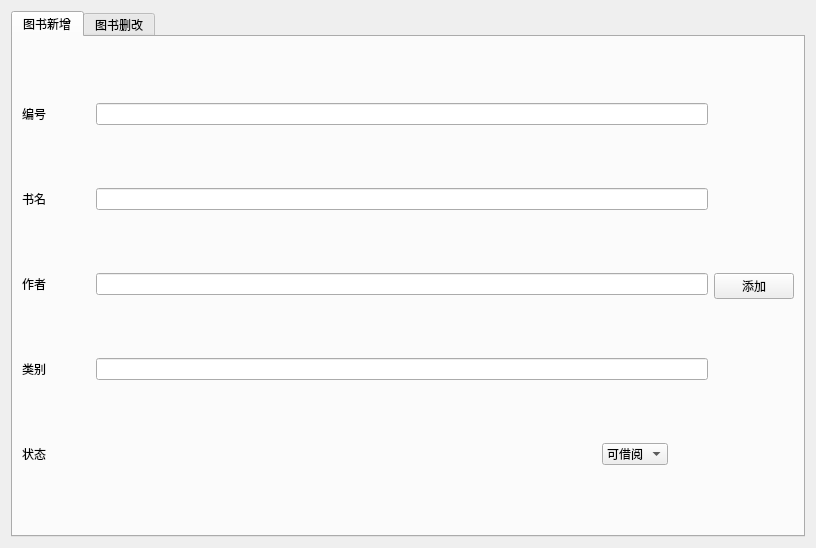
<?xml version="1.0" encoding="UTF-8"?>
<ui version="4.0">
 <class>Form</class>
 <widget class="QWidget" name="Form">
  <property name="geometry">
   <rect>
    <x>0</x>
    <y>0</y>
    <width>816</width>
    <height>548</height>
   </rect>
  </property>
  <property name="windowTitle">
   <string>Form</string>
  </property>
  <property name="styleSheet">
   <string notr="true">font: 9pt &quot;Gill Sans MT&quot;;
</string>
  </property>
  <layout class="QHBoxLayout" name="horizontalLayout_5">
   <item>
    <widget class="QTabWidget" name="tabWidget">
     <property name="tabPosition">
      <enum>QTabWidget::TabPosition::North</enum>
     </property>
     <property name="tabShape">
      <enum>QTabWidget::TabShape::Rounded</enum>
     </property>
     <property name="currentIndex">
      <number>0</number>
     </property>
     <property name="iconSize">
      <size>
       <width>20</width>
       <height>20</height>
      </size>
     </property>
     <widget class="QWidget" name="insertTab">
      <attribute name="title">
       <string>图书新增</string>
      </attribute>
      <layout class="QHBoxLayout" name="horizontalLayout_21">
       <item>
        <layout class="QVBoxLayout" name="verticalLayout_4">
         <item>
          <layout class="QHBoxLayout" name="horizontalLayout_16" stretch="1,9">
           <item>
            <widget class="QLabel" name="label_14">
             <property name="text">
              <string>编号</string>
             </property>
            </widget>
           </item>
           <item>
            <widget class="QLineEdit" name="bookidEdit"/>
           </item>
          </layout>
         </item>
         <item>
          <layout class="QHBoxLayout" name="horizontalLayout_17" stretch="1,9">
           <item>
            <widget class="QLabel" name="label_15">
             <property name="text">
              <string>书名</string>
             </property>
            </widget>
           </item>
           <item>
            <widget class="QLineEdit" name="titleEdit"/>
           </item>
          </layout>
         </item>
         <item>
          <layout class="QHBoxLayout" name="horizontalLayout_18" stretch="1,9">
           <item>
            <widget class="QLabel" name="label_16">
             <property name="text">
              <string>作者</string>
             </property>
            </widget>
           </item>
           <item>
            <widget class="QLineEdit" name="authorEdit"/>
           </item>
          </layout>
         </item>
         <item>
          <layout class="QHBoxLayout" name="horizontalLayout_19" stretch="1,9">
           <item>
            <widget class="QLabel" name="label_17">
             <property name="text">
              <string>类别</string>
             </property>
            </widget>
           </item>
           <item>
            <widget class="QLineEdit" name="categoryEdit"/>
           </item>
          </layout>
         </item>
         <item>
          <layout class="QHBoxLayout" name="horizontalLayout_20" stretch="1,0,0">
           <item>
            <widget class="QLabel" name="label_18">
             <property name="text">
              <string>状态</string>
             </property>
            </widget>
           </item>
           <item>
            <widget class="QComboBox" name="state_comboBox">
             <item>
              <property name="text">
               <string>可借阅</string>
              </property>
             </item>
             <item>
              <property name="text">
               <string>借阅中</string>
              </property>
             </item>
            </widget>
           </item>
           <item>
            <spacer name="horizontalSpacer_5">
             <property name="orientation">
              <enum>Qt::Orientation::Horizontal</enum>
             </property>
             <property name="sizeHint" stdset="0">
              <size>
               <width>40</width>
               <height>20</height>
              </size>
             </property>
            </spacer>
           </item>
          </layout>
         </item>
        </layout>
       </item>
       <item>
        <widget class="QPushButton" name="insertButton">
         <property name="text">
          <string>添加</string>
         </property>
        </widget>
       </item>
      </layout>
     </widget>
     <widget class="QWidget" name="selectTab">
      <attribute name="title">
       <string>图书删改</string>
      </attribute>
      <layout class="QVBoxLayout" name="verticalLayout_2">
       <item>
        <layout class="QHBoxLayout" name="horizontalLayout" stretch="1,1,8">
         <property name="leftMargin">
          <number>0</number>
         </property>
         <item>
          <widget class="QLabel" name="label">
           <property name="text">
            <string>查询属性</string>
           </property>
          </widget>
         </item>
         <item>
          <widget class="QComboBox" name="attribute_comboBox">
           <item>
            <property name="text">
             <string>编号</string>
            </property>
           </item>
           <item>
            <property name="text">
             <string>书名</string>
            </property>
           </item>
           <item>
            <property name="text">
             <string>作者</string>
            </property>
           </item>
           <item>
            <property name="text">
             <string>类别</string>
            </property>
           </item>
           <item>
            <property name="text">
             <string>状态</string>
            </property>
           </item>
          </widget>
         </item>
         <item>
          <spacer name="horizontalSpacer">
           <property name="orientation">
            <enum>Qt::Orientation::Horizontal</enum>
           </property>
           <property name="sizeHint" stdset="0">
            <size>
             <width>40</width>
             <height>20</height>
            </size>
           </property>
          </spacer>
         </item>
        </layout>
       </item>
       <item>
        <layout class="QHBoxLayout" name="horizontalLayout_2" stretch="1,8,1">
         <item>
          <widget class="QLabel" name="label_2">
           <property name="text">
            <string>查询内容</string>
           </property>
          </widget>
         </item>
         <item>
          <widget class="QLineEdit" name="searchEdit"/>
         </item>
         <item>
          <widget class="QPushButton" name="selectButton">
           <property name="text">
            <string>查询</string>
           </property>
          </widget>
         </item>
        </layout>
       </item>
       <item>
        <layout class="QHBoxLayout" name="horizontalLayout_3" stretch="1,9">
         <item>
          <widget class="QLabel" name="label_3">
           <property name="text">
            <string>查询结果</string>
           </property>
          </widget>
         </item>
         <item>
          <widget class="QTableWidget" name="table">
           <column>
            <property name="text">
             <string>编号</string>
            </property>
           </column>
           <column>
            <property name="text">
             <string>书名</string>
            </property>
           </column>
           <column>
            <property name="text">
             <string>作者</string>
            </property>
           </column>
           <column>
            <property name="text">
             <string>类别</string>
            </property>
           </column>
           <column>
            <property name="text">
             <string>状态</string>
            </property>
           </column>
           <column>
            <property name="text">
             <string>是否删除</string>
            </property>
           </column>
           <column>
            <property name="text">
             <string>选中修改</string>
            </property>
           </column>
          </widget>
         </item>
        </layout>
       </item>
       <item>
        <widget class="QGroupBox" name="groupBox">
         <property name="title">
          <string>修改信息</string>
         </property>
         <layout class="QVBoxLayout" name="verticalLayout">
          <item>
           <layout class="QHBoxLayout" name="horizontalLayout_8" stretch="1,1,8">
            <property name="leftMargin">
             <number>0</number>
            </property>
            <item>
             <widget class="QLabel" name="label_4">
              <property name="text">
               <string>修改属性</string>
              </property>
             </widget>
            </item>
            <item>
             <widget class="QComboBox" name="updateNewcomboBox">
              <item>
               <property name="text">
                <string>编号</string>
               </property>
              </item>
              <item>
               <property name="text">
                <string>书名</string>
               </property>
              </item>
              <item>
               <property name="text">
                <string>作者</string>
               </property>
              </item>
              <item>
               <property name="text">
                <string>类别</string>
               </property>
              </item>
              <item>
               <property name="text">
                <string>状态</string>
               </property>
              </item>
             </widget>
            </item>
            <item>
             <spacer name="horizontalSpacer_12">
              <property name="orientation">
               <enum>Qt::Orientation::Horizontal</enum>
              </property>
              <property name="sizeHint" stdset="0">
               <size>
                <width>40</width>
                <height>20</height>
               </size>
              </property>
             </spacer>
            </item>
           </layout>
          </item>
          <item>
           <layout class="QHBoxLayout" name="horizontalLayout_9" stretch="1,8,1">
            <item>
             <widget class="QLabel" name="label_5">
              <property name="text">
               <string>新内容</string>
              </property>
             </widget>
            </item>
            <item>
             <widget class="QLineEdit" name="updateNewEdit"/>
            </item>
            <item>
             <widget class="QPushButton" name="updateNewButton">
              <property name="text">
               <string>确认修改</string>
              </property>
             </widget>
            </item>
           </layout>
          </item>
          <item>
           <layout class="QHBoxLayout" name="horizontalLayout_4"/>
          </item>
         </layout>
        </widget>
       </item>
      </layout>
     </widget>
    </widget>
   </item>
  </layout>
 </widget>
 <resources/>
 <connections/>
</ui>
